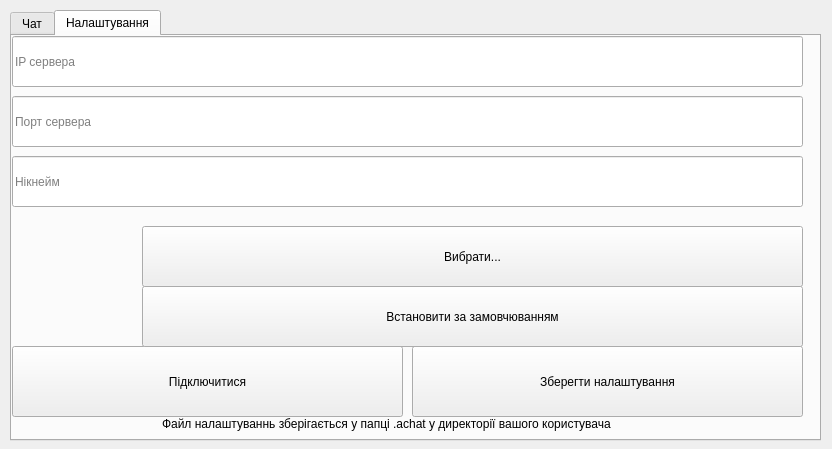
<?xml version="1.0" encoding="UTF-8"?>
<ui version="4.0">
 <class>MainWindow</class>
 <widget class="QMainWindow" name="MainWindow">
  <property name="geometry">
   <rect>
    <x>0</x>
    <y>0</y>
    <width>832</width>
    <height>449</height>
   </rect>
  </property>
  <property name="windowTitle">
   <string>MainWindow</string>
  </property>
  <widget class="QWidget" name="centralwidget">
   <widget class="QTabWidget" name="tabWidget">
    <property name="geometry">
     <rect>
      <x>10</x>
      <y>10</y>
      <width>811</width>
      <height>431</height>
     </rect>
    </property>
    <property name="currentIndex">
     <number>1</number>
    </property>
    <widget class="QWidget" name="tab">
     <attribute name="title">
      <string>Чат</string>
     </attribute>
     <widget class="QListWidget" name="messages_widget">
      <property name="geometry">
       <rect>
        <x>10</x>
        <y>10</y>
        <width>791</width>
        <height>221</height>
       </rect>
      </property>
     </widget>
     <widget class="QLineEdit" name="message_text">
      <property name="geometry">
       <rect>
        <x>10</x>
        <y>240</y>
        <width>791</width>
        <height>41</height>
       </rect>
      </property>
      <property name="placeholderText">
       <string>Введіть сюди ваше повідомлення</string>
      </property>
     </widget>
     <widget class="QPushButton" name="send_message">
      <property name="geometry">
       <rect>
        <x>10</x>
        <y>290</y>
        <width>421</width>
        <height>81</height>
       </rect>
      </property>
      <property name="text">
       <string>Відправити</string>
      </property>
     </widget>
     <widget class="QPushButton" name="quit_from_chat">
      <property name="geometry">
       <rect>
        <x>440</x>
        <y>290</y>
        <width>361</width>
        <height>81</height>
       </rect>
      </property>
      <property name="text">
       <string>Вийти з чату</string>
      </property>
     </widget>
    </widget>
    <widget class="QWidget" name="tab_2">
     <attribute name="title">
      <string>Налаштування</string>
     </attribute>
     <widget class="QLineEdit" name="server_ip">
      <property name="geometry">
       <rect>
        <x>0</x>
        <y>0</y>
        <width>791</width>
        <height>51</height>
       </rect>
      </property>
      <property name="placeholderText">
       <string>IP сервера</string>
      </property>
     </widget>
     <widget class="QLineEdit" name="server_port">
      <property name="geometry">
       <rect>
        <x>0</x>
        <y>60</y>
        <width>791</width>
        <height>51</height>
       </rect>
      </property>
      <property name="placeholderText">
       <string>Порт сервера</string>
      </property>
     </widget>
     <widget class="QLineEdit" name="user_nikname">
      <property name="geometry">
       <rect>
        <x>0</x>
        <y>120</y>
        <width>791</width>
        <height>51</height>
       </rect>
      </property>
      <property name="placeholderText">
       <string>Нікнейм</string>
      </property>
     </widget>
     <widget class="QPushButton" name="connect_to_server">
      <property name="geometry">
       <rect>
        <x>0</x>
        <y>310</y>
        <width>391</width>
        <height>71</height>
       </rect>
      </property>
      <property name="text">
       <string>Підключитися</string>
      </property>
     </widget>
     <widget class="QPushButton" name="save_settings">
      <property name="geometry">
       <rect>
        <x>400</x>
        <y>310</y>
        <width>391</width>
        <height>71</height>
       </rect>
      </property>
      <property name="text">
       <string>Зберегти налаштування</string>
      </property>
     </widget>
     <widget class="QLabel" name="label">
      <property name="geometry">
       <rect>
        <x>150</x>
        <y>380</y>
        <width>521</width>
        <height>16</height>
       </rect>
      </property>
      <property name="text">
       <string>Файл налаштуваннь зберігається у папці .achat у директорії вашого користувача</string>
      </property>
     </widget>
     <widget class="QLabel" name="avatar">
      <property name="geometry">
       <rect>
        <x>0</x>
        <y>180</y>
        <width>131</width>
        <height>131</height>
       </rect>
      </property>
      <property name="text">
       <string/>
      </property>
      <property name="pixmap">
       <pixmap>../../../../.achat/user.png</pixmap>
      </property>
      <property name="scaledContents">
       <bool>true</bool>
      </property>
     </widget>
     <widget class="QPushButton" name="chose_avatar">
      <property name="geometry">
       <rect>
        <x>130</x>
        <y>190</y>
        <width>661</width>
        <height>61</height>
       </rect>
      </property>
      <property name="text">
       <string>Вибрати...</string>
      </property>
     </widget>
     <widget class="QPushButton" name="set_default_avatar">
      <property name="geometry">
       <rect>
        <x>130</x>
        <y>250</y>
        <width>661</width>
        <height>61</height>
       </rect>
      </property>
      <property name="text">
       <string>Встановити за замовчюванням</string>
      </property>
     </widget>
    </widget>
   </widget>
  </widget>
 </widget>
 <resources/>
 <connections/>
</ui>
